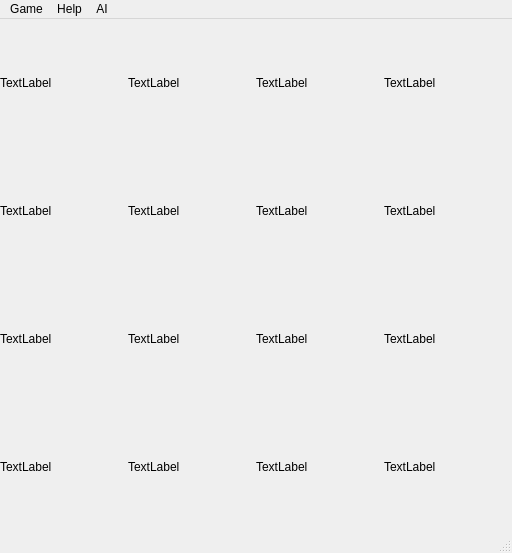
<?xml version="1.0" encoding="UTF-8"?>
<ui version="4.0">
 <class>MainWindow</class>
 <widget class="QMainWindow" name="MainWindow">
  <property name="geometry">
   <rect>
    <x>0</x>
    <y>0</y>
    <width>512</width>
    <height>553</height>
   </rect>
  </property>
  <property name="minimumSize">
   <size>
    <width>512</width>
    <height>553</height>
   </size>
  </property>
  <property name="maximumSize">
   <size>
    <width>512</width>
    <height>553</height>
   </size>
  </property>
  <property name="windowTitle">
   <string>MainWindow</string>
  </property>
  <widget class="QWidget" name="centralwidget">
   <widget class="QLabel" name="label">
    <property name="geometry">
     <rect>
      <x>0</x>
      <y>0</y>
      <width>128</width>
      <height>128</height>
     </rect>
    </property>
    <property name="minimumSize">
     <size>
      <width>128</width>
      <height>128</height>
     </size>
    </property>
    <property name="maximumSize">
     <size>
      <width>128</width>
      <height>128</height>
     </size>
    </property>
    <property name="text">
     <string>TextLabel</string>
    </property>
   </widget>
   <widget class="QLabel" name="label_2">
    <property name="geometry">
     <rect>
      <x>128</x>
      <y>0</y>
      <width>128</width>
      <height>128</height>
     </rect>
    </property>
    <property name="minimumSize">
     <size>
      <width>128</width>
      <height>128</height>
     </size>
    </property>
    <property name="maximumSize">
     <size>
      <width>128</width>
      <height>128</height>
     </size>
    </property>
    <property name="text">
     <string>TextLabel</string>
    </property>
   </widget>
   <widget class="QLabel" name="label_3">
    <property name="geometry">
     <rect>
      <x>256</x>
      <y>0</y>
      <width>128</width>
      <height>128</height>
     </rect>
    </property>
    <property name="minimumSize">
     <size>
      <width>128</width>
      <height>128</height>
     </size>
    </property>
    <property name="maximumSize">
     <size>
      <width>128</width>
      <height>128</height>
     </size>
    </property>
    <property name="text">
     <string>TextLabel</string>
    </property>
   </widget>
   <widget class="QLabel" name="label_4">
    <property name="geometry">
     <rect>
      <x>384</x>
      <y>0</y>
      <width>128</width>
      <height>128</height>
     </rect>
    </property>
    <property name="minimumSize">
     <size>
      <width>128</width>
      <height>128</height>
     </size>
    </property>
    <property name="maximumSize">
     <size>
      <width>128</width>
      <height>128</height>
     </size>
    </property>
    <property name="text">
     <string>TextLabel</string>
    </property>
   </widget>
   <widget class="QLabel" name="label_5">
    <property name="geometry">
     <rect>
      <x>0</x>
      <y>128</y>
      <width>128</width>
      <height>128</height>
     </rect>
    </property>
    <property name="minimumSize">
     <size>
      <width>128</width>
      <height>128</height>
     </size>
    </property>
    <property name="maximumSize">
     <size>
      <width>128</width>
      <height>128</height>
     </size>
    </property>
    <property name="text">
     <string>TextLabel</string>
    </property>
   </widget>
   <widget class="QLabel" name="label_6">
    <property name="geometry">
     <rect>
      <x>128</x>
      <y>128</y>
      <width>128</width>
      <height>128</height>
     </rect>
    </property>
    <property name="minimumSize">
     <size>
      <width>128</width>
      <height>128</height>
     </size>
    </property>
    <property name="maximumSize">
     <size>
      <width>128</width>
      <height>128</height>
     </size>
    </property>
    <property name="text">
     <string>TextLabel</string>
    </property>
   </widget>
   <widget class="QLabel" name="label_7">
    <property name="geometry">
     <rect>
      <x>256</x>
      <y>128</y>
      <width>128</width>
      <height>128</height>
     </rect>
    </property>
    <property name="minimumSize">
     <size>
      <width>128</width>
      <height>128</height>
     </size>
    </property>
    <property name="maximumSize">
     <size>
      <width>128</width>
      <height>128</height>
     </size>
    </property>
    <property name="text">
     <string>TextLabel</string>
    </property>
   </widget>
   <widget class="QLabel" name="label_8">
    <property name="geometry">
     <rect>
      <x>384</x>
      <y>128</y>
      <width>128</width>
      <height>128</height>
     </rect>
    </property>
    <property name="minimumSize">
     <size>
      <width>128</width>
      <height>128</height>
     </size>
    </property>
    <property name="maximumSize">
     <size>
      <width>128</width>
      <height>128</height>
     </size>
    </property>
    <property name="text">
     <string>TextLabel</string>
    </property>
   </widget>
   <widget class="QLabel" name="label_9">
    <property name="geometry">
     <rect>
      <x>0</x>
      <y>256</y>
      <width>128</width>
      <height>128</height>
     </rect>
    </property>
    <property name="minimumSize">
     <size>
      <width>128</width>
      <height>128</height>
     </size>
    </property>
    <property name="maximumSize">
     <size>
      <width>128</width>
      <height>128</height>
     </size>
    </property>
    <property name="text">
     <string>TextLabel</string>
    </property>
   </widget>
   <widget class="QLabel" name="label_10">
    <property name="geometry">
     <rect>
      <x>128</x>
      <y>256</y>
      <width>128</width>
      <height>128</height>
     </rect>
    </property>
    <property name="minimumSize">
     <size>
      <width>128</width>
      <height>128</height>
     </size>
    </property>
    <property name="maximumSize">
     <size>
      <width>128</width>
      <height>128</height>
     </size>
    </property>
    <property name="text">
     <string>TextLabel</string>
    </property>
   </widget>
   <widget class="QLabel" name="label_11">
    <property name="geometry">
     <rect>
      <x>256</x>
      <y>256</y>
      <width>128</width>
      <height>128</height>
     </rect>
    </property>
    <property name="minimumSize">
     <size>
      <width>128</width>
      <height>128</height>
     </size>
    </property>
    <property name="maximumSize">
     <size>
      <width>128</width>
      <height>128</height>
     </size>
    </property>
    <property name="text">
     <string>TextLabel</string>
    </property>
   </widget>
   <widget class="QLabel" name="label_12">
    <property name="geometry">
     <rect>
      <x>384</x>
      <y>256</y>
      <width>128</width>
      <height>128</height>
     </rect>
    </property>
    <property name="minimumSize">
     <size>
      <width>128</width>
      <height>128</height>
     </size>
    </property>
    <property name="maximumSize">
     <size>
      <width>128</width>
      <height>128</height>
     </size>
    </property>
    <property name="text">
     <string>TextLabel</string>
    </property>
   </widget>
   <widget class="QLabel" name="label_13">
    <property name="geometry">
     <rect>
      <x>0</x>
      <y>384</y>
      <width>128</width>
      <height>128</height>
     </rect>
    </property>
    <property name="minimumSize">
     <size>
      <width>128</width>
      <height>128</height>
     </size>
    </property>
    <property name="maximumSize">
     <size>
      <width>128</width>
      <height>128</height>
     </size>
    </property>
    <property name="text">
     <string>TextLabel</string>
    </property>
   </widget>
   <widget class="QLabel" name="label_14">
    <property name="geometry">
     <rect>
      <x>128</x>
      <y>384</y>
      <width>128</width>
      <height>128</height>
     </rect>
    </property>
    <property name="minimumSize">
     <size>
      <width>128</width>
      <height>128</height>
     </size>
    </property>
    <property name="maximumSize">
     <size>
      <width>128</width>
      <height>128</height>
     </size>
    </property>
    <property name="text">
     <string>TextLabel</string>
    </property>
   </widget>
   <widget class="QLabel" name="label_15">
    <property name="geometry">
     <rect>
      <x>256</x>
      <y>384</y>
      <width>128</width>
      <height>128</height>
     </rect>
    </property>
    <property name="minimumSize">
     <size>
      <width>128</width>
      <height>128</height>
     </size>
    </property>
    <property name="maximumSize">
     <size>
      <width>128</width>
      <height>128</height>
     </size>
    </property>
    <property name="text">
     <string>TextLabel</string>
    </property>
   </widget>
   <widget class="QLabel" name="label_16">
    <property name="geometry">
     <rect>
      <x>384</x>
      <y>384</y>
      <width>128</width>
      <height>128</height>
     </rect>
    </property>
    <property name="minimumSize">
     <size>
      <width>128</width>
      <height>128</height>
     </size>
    </property>
    <property name="maximumSize">
     <size>
      <width>128</width>
      <height>128</height>
     </size>
    </property>
    <property name="text">
     <string>TextLabel</string>
    </property>
   </widget>
  </widget>
  <widget class="QMenuBar" name="menubar">
   <property name="geometry">
    <rect>
     <x>0</x>
     <y>0</y>
     <width>512</width>
     <height>19</height>
    </rect>
   </property>
   <widget class="QMenu" name="menuRestart">
    <property name="title">
     <string>Game</string>
    </property>
    <addaction name="actionRestart"/>
   </widget>
   <widget class="QMenu" name="menuHelp">
    <property name="title">
     <string>Help</string>
    </property>
    <addaction name="actionHowTo"/>
   </widget>
   <widget class="QMenu" name="menuAI">
    <property name="title">
     <string>AI</string>
    </property>
    <addaction name="actionAuto"/>
    <addaction name="actionDelayBetweenMove"/>
   </widget>
   <addaction name="menuRestart"/>
   <addaction name="menuHelp"/>
   <addaction name="menuAI"/>
  </widget>
  <widget class="QStatusBar" name="statusbar"/>
  <action name="actionRestart">
   <property name="text">
    <string>Restart</string>
   </property>
  </action>
  <action name="actionHowTo">
   <property name="text">
    <string>HowTo</string>
   </property>
  </action>
  <action name="actionAuto">
   <property name="text">
    <string>Auto</string>
   </property>
  </action>
  <action name="actionDelayBetweenMove">
   <property name="text">
    <string>DelayBetweenMove</string>
   </property>
  </action>
 </widget>
 <resources/>
 <connections/>
</ui>
